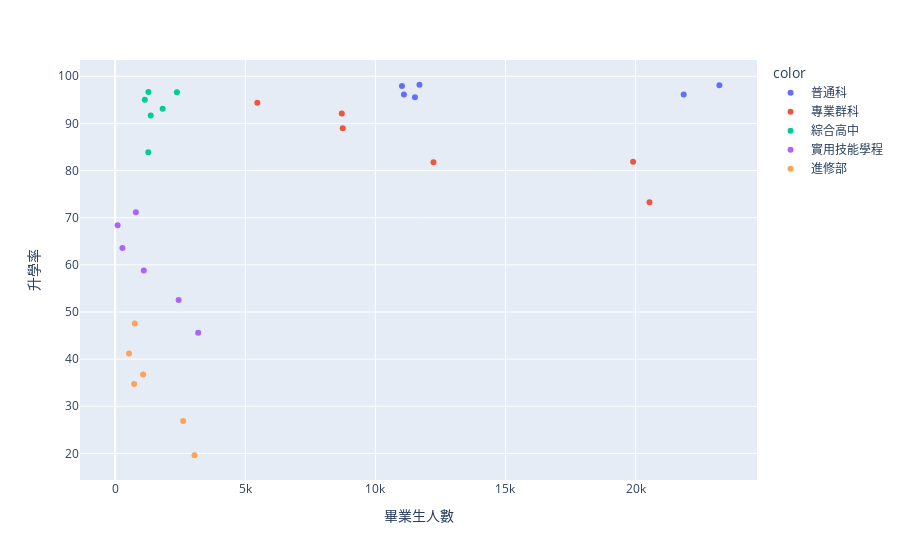

The notebook cell this image was saved under:
### Markdown cell above
### 高中學制人數(規模)與升學率之間的關係

### Code cell
tmp_df = df_109[['畢業生人數', '升學率']]
fig = px.scatter(
    tmp_df, 
    x='畢業生人數', 
    y='升學率', 
    color = tmp_df.index.get_level_values(0)
)
fig.update_traces(textposition='top center')
fig.show()

### Figure 1 — Plotly figure (JSON) as saved in the notebook; plotly's stock layout.template omitted (floating-point values rounded to 4 significant figures)
{"data": [{"hovertemplate": "color=普通科<br>畢業生人數=%{x}<br>升學率=%{y}<extra></extra>", "legendgroup": "普通科", "marker": {"color": "#636efa", "symbol": "circle"}, "mode": "markers", "name": "普通科", "orientation": "v", "showlegend": true, "textposition": "top center", "type": "scatter", "x": [11520, 11694, 21848, 23220, 11097, 11022], "xaxis": "x", "y": [95.56, 98.2, 96.11, 98.07, 96.14, 97.94], "yaxis": "y"}, {"hovertemplate": "color=專業群科<br>畢業生人數=%{x}<br>升學率=%{y}<extra></extra>", "legendgroup": "專業群科", "marker": {"color": "#EF553B", "symbol": "circle"}, "mode": "markers", "name": "專業群科", "orientation": "v", "showlegend": true, "textposition": "top center", "type": "scatter", "x": [12233, 8745, 8709, 5464, 20533, 19904], "xaxis": "x", "y": [81.75, 88.98, 92.11, 94.36, 73.29, 81.86], "yaxis": "y"}, {"hovertemplate": "color=綜合高中<br>畢業生人數=%{x}<br>升學率=%{y}<extra></extra>", "legendgroup": "綜合高中", "marker": {"color": "#00cc96", "symbol": "circle"}, "mode": "markers", "name": "綜合高中", "orientation": "v", "showlegend": true, "textposition": "top center", "type": "scatter", "x": [1825, 2374, 1141, 1281, 1273, 1369], "xaxis": "x", "y": [93.1, 96.63, 95, 96.64, 83.9, 91.67], "yaxis": "y"}, {"hovertemplate": "color=實用技能學程<br>畢業生人數=%{x}<br>升學率=%{y}<extra></extra>", "legendgroup": "實用技能學程", "marker": {"color": "#ab63fa", "symbol": "circle"}, "mode": "markers", "name": "實用技能學程", "orientation": "v", "showlegend": true, "textposition": "top center", "type": "scatter", "x": [1102, 797, 280, 95, 3192, 2439], "xaxis": "x", "y": [58.8, 71.14, 63.57, 68.42, 45.58, 52.56], "yaxis": "y"}, {"hovertemplate": "color=進修部<br>畢業生人數=%{x}<br>升學率=%{y}<extra></extra>", "legendgroup": "進修部", "marker": {"color": "#FFA15A", "symbol": "circle"}, "mode": "markers", "name": "進修部", "orientation": "v", "showlegend": true, "textposition": "top center", "type": "scatter", "x": [1073, 729, 753, 534, 3049, 2614], "xaxis": "x", "y": [36.72, 34.71, 47.54, 41.2, 19.61, 26.86], "yaxis": "y"}], "layout": {"legend": {"title": {"text": "color"}, "tracegroupgap": 0}, "margin": {"t": 60}, "xaxis": {"anchor": "y", "domain": [0, 1], "title": {"text": "畢業生人數"}}, "yaxis": {"anchor": "x", "domain": [0, 1], "title": {"text": "升學率"}}}}
